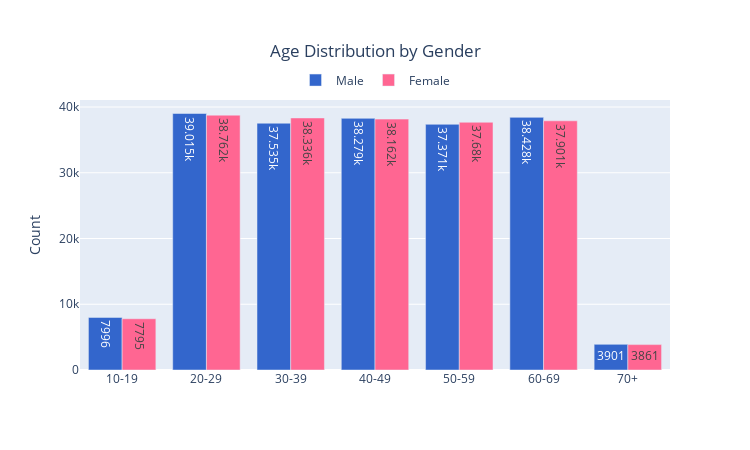

Notebook cell for this chart:
### Code cell
# Age distrbution by gender

age_group_gender_count = df_final[['Gender','Age Group']].value_counts().reset_index(name='Count')

fig2 = px.bar(age_group_gender_count, x='Age Group', y='Count', 
              color='Gender', barmode='group', 
              color_discrete_map={'Female': '#FF6692', 'Male': '#3366CC'},
              category_orders={'Age Group': age_labels},
              title='Age Distribution by Gender',
              text_auto=True)
fig2.update_layout(title={'x': 0.5, 'y': 0.9},
                   width=750, height=450,
                   xaxis_title= None,
                   legend_title=None,
                   legend=dict(orientation="h",yanchor="bottom",
                               y=1.02, xanchor="center",x=0.5))

# display graphs
fig2.show()

### Figure 1 — Plotly figure (JSON) as saved in the notebook; plotly's stock layout.template omitted (floating-point values rounded to 4 significant figures)
{"data": [{"alignmentgroup": "True", "hovertemplate": "Gender=Male<br>Age Group=%{x}<br>Count=%{y}<extra></extra>", "legendgroup": "Male", "marker": {"color": "#3366CC", "pattern": {"shape": ""}}, "name": "Male", "offsetgroup": "Male", "orientation": "v", "showlegend": true, "textposition": "auto", "texttemplate": "%{y}", "type": "bar", "x": ["20-29", "60-69", "40-49", "30-39", "50-59", "10-19", "70+"], "xaxis": "x", "y": [39015, 38428, 38279, 37535, 37371, 7996, 3901], "yaxis": "y"}, {"alignmentgroup": "True", "hovertemplate": "Gender=Female<br>Age Group=%{x}<br>Count=%{y}<extra></extra>", "legendgroup": "Female", "marker": {"color": "#FF6692", "pattern": {"shape": ""}}, "name": "Female", "offsetgroup": "Female", "orientation": "v", "showlegend": true, "textposition": "auto", "texttemplate": "%{y}", "type": "bar", "x": ["20-29", "30-39", "40-49", "60-69", "50-59", "10-19", "70+"], "xaxis": "x", "y": [38762, 38336, 38162, 37901, 37680, 7795, 3861], "yaxis": "y"}], "layout": {"barmode": "group", "height": 450, "legend": {"orientation": "h", "title": {}, "tracegroupgap": 0, "x": 0.5, "xanchor": "center", "y": 1.02, "yanchor": "bottom"}, "title": {"text": "Age Distribution by Gender", "x": 0.5, "y": 0.9}, "width": 750, "xaxis": {"anchor": "y", "categoryarray": ["0-9", "10-19", "20-29", "30-39", "40-49", "50-59", "60-69", "70+"], "categoryorder": "array", "domain": [0, 1], "title": {}}, "yaxis": {"anchor": "x", "domain": [0, 1], "title": {"text": "Count"}}}}
